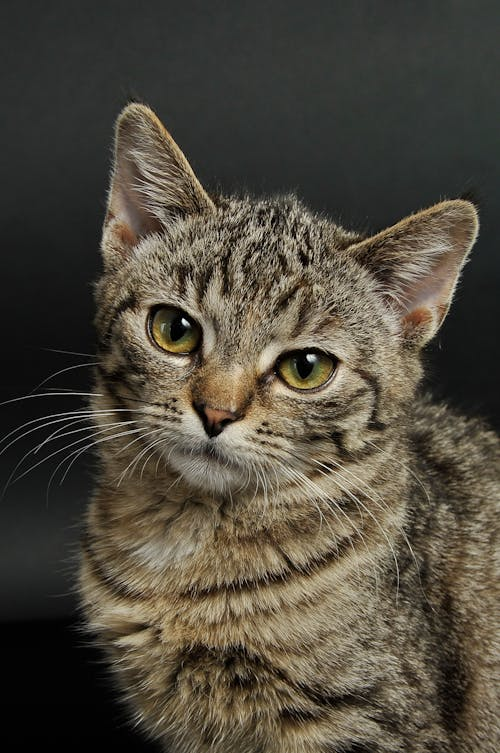
#> input picture src/Lucy2.jpg, 500 x 753 px
$ python part3.py
#> lines starting #> are read from the running program, lines starting #| are printed output that depends on the picture; after the words box and inside, x2 and y2 are one past the last pixel; in counts of white or black regions, pixels touching at a corner belong together
"""
This is combined version of the part 3 and it runs with part 3 version 2.
Version 2 includes when actual image(.jpg) files is loaded
and displayed, with green rectangle, thickness to -1(filled)
and text in the rectangle in the end of part 3.
You can also checkout whole process of doing part 3 in part3.ipynb.
"""

import os

import cv2
import matplotlib.pyplot as plt

# Get the directory where the script is located
script_dir = os.path.dirname(os.path.abspath(__file__))
# Build the path to the image
img_path = os.path.join(script_dir, "Lucy2.jpg")

# Load the image with error checking
img = cv2.imread(img_path)
#> img is the input picture: shape (753, 500, 3); mean B, G, R 61, 73, 79
if img is None:
    raise FileNotFoundError(f"Could not load image: {img_path}")

# Turning BGR to RGB color schema
img = cv2.cvtColor(img, cv2.COLOR_BGR2RGB)

# lets put a text in the rectangle
text = "Sangjune"
# set the font
font = cv2.FONT_HERSHEY_SIMPLEX
# set the font size
font_size = 1
# set the color
color = (0, 0, 255)
# set the thickness
thickness = 2

# put the text on the image
rectangle = cv2.rectangle(img, (100, 100), (300, 200), (0, 255, 0), thickness=-1)
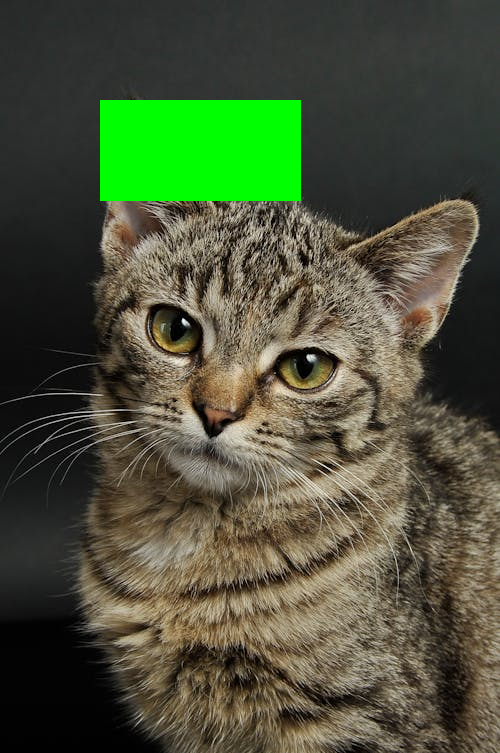
#> rectangle: shape (753, 500, 3); mean R, G, B 75.2, 83.2, 57.7
rectangle = cv2.putText(img, text, (100, 150), font, font_size, color, thickness)
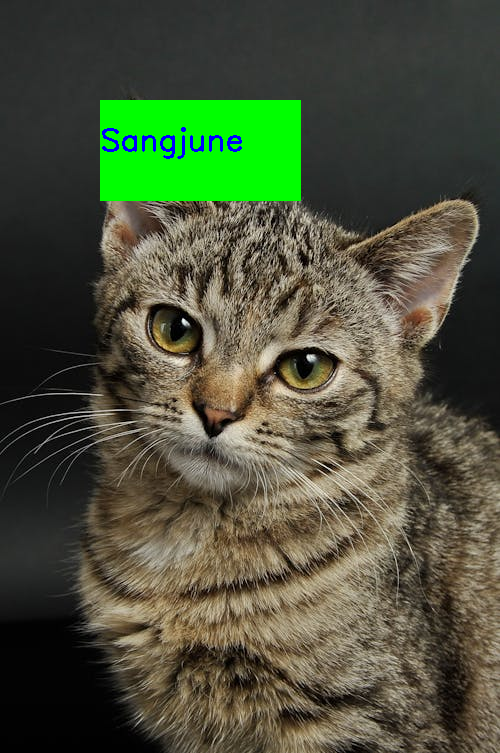
#> rectangle: shape (753, 500, 3); 0.29% of pixels changed, all inside (x1, y1, x2, y2) = (102, 127, 242, 159)

# display the image
plt.imshow(img)
plt.show()
